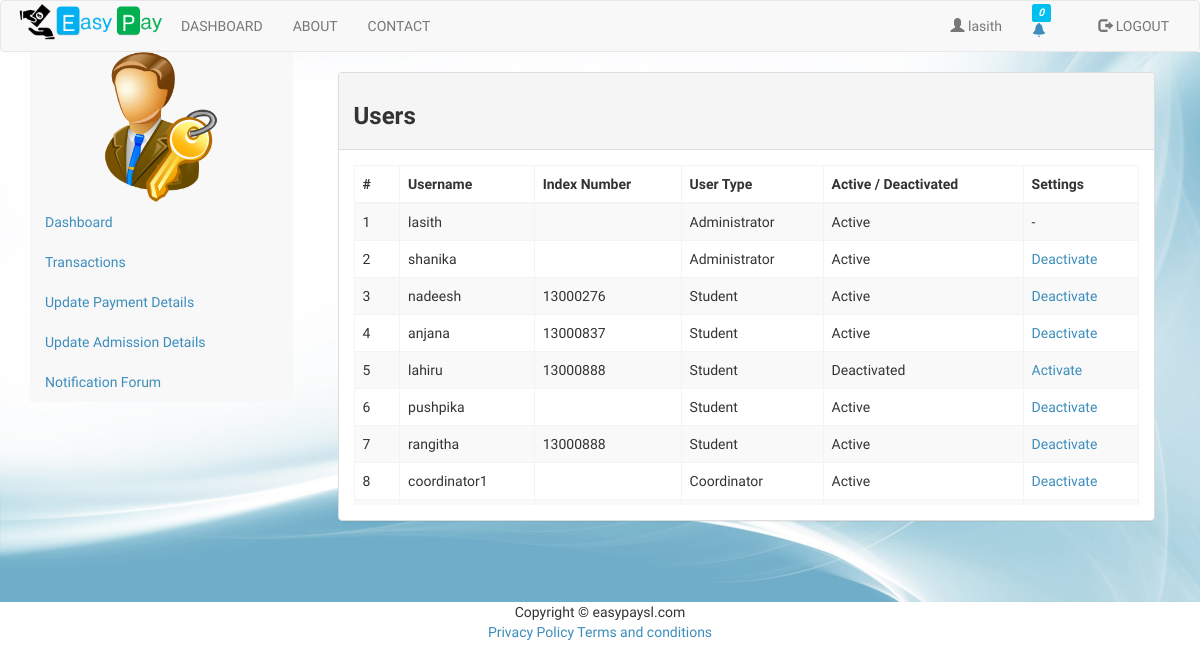
/admin_enableDisableUser.php (signed in), run on the app's committed database.
### tables this page shows
CREATE TABLE `users` (
  `id` int(11) NOT NULL,
  `username` varchar(20) NOT NULL,
  `password` varchar(64) NOT NULL,
  `indexNumber` varchar(8) DEFAULT NULL,
  `fname` varchar(50) NOT NULL,
  `lname` varchar(50) NOT NULL,
  `email` varchar(50) NOT NULL,
  `phone` varchar(10) NOT NULL,
  `nic` varchar(10) NOT NULL,
  `dob` date NOT NULL,
  `year` int(2) NOT NULL,
  `group` int(11) NOT NULL,
  `active` int(1) DEFAULT '1'
);

### classes/DB.php (called while the page is built, shortened)
<?php
class DB{
    private static $_instance = null;
    private $_pdo_easypay,
        $_pdo_academic,
        $_query,
        $_error = false,
        $_results,
        $_count = 0;
    private function __construct() {
        try {
            $this->_pdo_easypay = new PDO('mysql:host=' . Config::get('mysql/host') . ';dbname=' . Config::get('mysql/db'), Config::get('mysql/username'), Config::get('mysql/password'));
        } catch (PDOException $e) {
            die($e->getMessage());
        }
    }
    public static function getInstance() {
        if (!isset(self::$_instance)) {
            self::$_instance = new DB();
        }
        return self::$_instance;
    }
    public function query($sql, $parms = array()){
        $this->_error = false;
        if ($this->_query = $this->_pdo_easypay->prepare($sql)) {
            $x = 1;
            if (count($parms)) {
                foreach ($parms as $param) {
                    $this->_query->bindValue($x, $param);
                    $x++;
                }
            }
            if ($this->_query->execute()) {
                $this->_results = $this->_query->fetchAll(PDO::FETCH_OBJ);
                $this->_count = $this->_query->rowCount();
            } else {
                $this->_error = true;
            }
        }
        return $this;
    }
    public function action($action, $table, $where = array()) {
        if (count($where) === 3) {
            $operators = array('=', '>', '<', '>=', '<=', 'LIKE', 'NOT LIKE');
            $field      = $where[0];
            $operator   = $where[1];
            $value      = $where[2];
            if (in_array($operator, $operators)) {
                $sql = "{$action} FROM {$table} WHERE {$field} {$operator} ? ";
                if (!$this->query($sql, array($value))->error()) {
                    return $this;
                }
            }
        }
        return false;
    }
    public function get($table, $where)
    {
        return $this->action('SELECT * ', $table, $where);
    }
    public function results(){
        return $this->_results;
    }
    public function first(){
        return $this->results()[0];
    }
    public function error(){
        return $this->_error;
    }
    public  function count(){
        return $this->_count;
    }
}
?>

### classes/Config.php (called while the page is built)
<?php
class Config{
    public static function get($path = null){
        if($path){
            $config = $GLOBALS['config'];
            $path = explode('/', $path);
            foreach($path as $bit){
                 if(isset($config[$bit])){
                     $config = $config[$bit];
                 }
            }
            return $config;
        }
        return false;
    }
}
?>

### classes/User.php (called while the page is built, shortened)
<?php
class user{
    private $_db,
            $_data,
            $_sessionName,
            $_cookieName,
            $_isLoggedIn;
    public function __construct($user = null) {
        $this->_db = DB::getInstance();
        $this->_sessionName = Config::get('session/session_name');
        if(!$user){
            if(Session::exists($this->_sessionName)){
                $user = Session::get($this->_sessionName);
                if($this->find($user)){
                    $this->_isLoggedIn = true;
                } else {
                }
            }
        } else {
            $this->find($user);
        }
    }
    public function find($user = null){
        if($user){
            $field = (is_numeric($user)) ? 'id' : 'username';
            $data = $this->_db->get('users', array($field, '=', $user));
            if($data->count()){
                $this->_data = $data->first();
                return true;
            }
        }
        return false;
    }
    public  function data(){
        return $this->_data;
    }
    public function isLoggedIn(){
        return $this->_isLoggedIn;
    }
}
?>

### classes/Session.php (called while the page is built, shortened)
<?php
class Session{
    public static function exists($name){
        return (isset($_SESSION[$name])) ? true : false;
    }
    public static function get($name){
        return $_SESSION[$name];
    }
}
?>

### admin_enableDisableUser.php (the view, shortened to what this page needs)
<!DOCTYPE html>
<html lang="en">
<head>
    <?php include 'headerScript.php'?>
</head>
<body>
<div id="wrapper">
    <?php
    include "header.php";
    ?>
</div>
<div class="backgroundImg container-fluid">
    <?php
    include "adminSidebar.php";
    ?>
    <div class="container col-sm-9">
        <br>
        <div id="appTable" class="container col-sm-12 ">
            <div class="panel panel-default">
                <div class="panel-heading">
                    <h3><strong>Users</strong></h3>
                </div>
                <div class="panel-body">
                    <div class="pre-scrollable">
                        <table class="table table-striped table-bordered table-hover">
                            <?php
                            $userDet = DB::getInstance()->query('SELECT * FROM users',array());
                            if(!$userDet->count()){
                                echo '<div class="alert alert-info">No accounts disabled</div>';
                            }else{
                            ?>
                            <thead>
                            <tr>
                                <th>#</th>
                                <th>Username</th>
                                <th>Index Number</th>
                                <th>User Type</th>
                                <th>Active / Deactivated</th>
                                <th>Settings</th>
                            </tr>
                            </thead>
                            <tbody>
                            <?php
                            $counter = 0;
                            foreach($userDet->results() as $t){
                                $counter+=1;
                                echo"<tr>";
                                echo "<td>".$counter."</td>";
                                echo "<td>".$t->username."</td>";
                                echo "<td>".$t->indexNumber."</td>";
                                if($t->group == 1){
                                    echo "<td>Student</td>";
                                }elseif($t->group == 2){
                                    echo "<td>Administrator</td>";
                                }elseif($t->group == 3){
                                    echo "<td>Coordinator</td>";
                                }
                                if($t->active == 1){
                                    echo "<td>Active</td>";
                                }else{
                                    echo "<td>Deactivated</td>";
                                }
                                if($t->username == $user->data()->username){
                                    echo "<td>-</td>";
                                }elseif($t->active == 1){
                                    echo "<td><a onclick='return confirm(\"You are deactivating this account. Are you sure?\")' href='admin_enableDisableUserStatusUpdater.php?username=$t->username&active=$t->active'>Deactivate</a></td>";
                                }else{
                                    echo "<td><a onclick='return confirm(\"You are activating this account. Are you sure?\")' href='admin_enableDisableUserStatusUpdater.php?username=$t->username&active=$t->active'>Activate</a></td>";
                                }
                                echo "</tr>";
                            }
                            }?>
                            </tbody>
                        </table>
                    </div>
                </div>
            </div>
        </div>
    </div>
</div>
<?php
include "footer.php";
?>
</body>
</html>

### header.php (shortened to what this page needs)
<?php
$user = new user();
?>
<div id="navbars">
    <nav class="navbar navbar-default" style="margin: 0px;">
        <div class="container-fluid">
            <div class="navbar-header">
                <a href="homePage.php"><img id="img" src="images/logo.png" width="150px" ></a>
            </div>
            <div class="collapse navbar-collapse"  id="navbar-1" >
                <ul class="nav navbar-nav">
                    <?php
                    if(!$user->isLoggedIn()){
                        ?>
                        <li>
                            <a href="login.php">LOGIN</a>
                        </li>
                        <li>
                            <a href="register.php">REGISTER</a>
                        </li>
                        <li>
                            <a href="about.php">ABOUT</a>
                        </li>
                        <li>
                            <a href="contact.php">CONTACT</a>
                        </li>
                    <?php
                    }else{
                        if($_SESSION['admin'] == true){
                            ?>
                            <li>
                                <a href="dashboard_admin.php">DASHBOARD</a>
                            </li>
                        <?php
                        } elseif($user->hasPermission('coord')){
                            ?>
                            <li>
                                <a href="dashboard_coord.php">DASHBOARD</a>
                            </li>
                        <?php
                        }else{
                            ?>
                            <li>
                                <a href="dashboard_student.php">DASHBOARD</a>
                            </li>
                        <?php
                        }
                    ?>
                    <li>
                        <a href="about.php">ABOUT</a>
                    </li>
                    <li>
                        <a href="contact.php">CONTACT</a>
                    </li>
                </ul>
                <ul class="nav navbar-nav navbar-right">
                    <li><a href="logout.php"><span class="glyphicon glyphicon-log-out"></span>  LOGOUT</a></li>
                </ul>
            <?php
            $user = new user();
            $user_id = $user->data()->id;
            $userNotificationDet = DB::getInstance();
            $userNotificationDet->query('SELECT * FROM notification n, user_notification un WHERE un.uID = ? and n.nID = un.nID ORDER BY n.nID DESC',array($user_id));
            $count1 = $userNotificationDet->count();
            $userRepeatExamNotifDet = DB::getInstance();
            $userRepeatExamNotifDet->query('SELECT * FROM repeatExam_notification WHERE uID = ?',array($user_id));
            $count2 = $userRepeatExamNotifDet->count();
            $count = $count1 + $count2;
            ?>
                <ul class="nav navbar-nav navbar-right" title="Notifications">
                    <div class="col-sm-2">
                        <li>
                            <a id="dLabel" role="button" data-toggle="dropdown" data-target="#" href="/page.html">
                                <?php
                                if($count>0){
                                    ?>
                                    <i class="label label-danger col-sm-offset-5"><?php echo $count;?></i>
                                <?php
                                }else{
                                    ?>
                                    <i class="label label-info col-sm-offset-5"><?php echo $count;?></i>
                                <?php
                                }
                                ?>
                        <span class="glyphicon glyphicon-bell">
                        </span>
                            </a>
                        </li>
                    </div>
                </ul>
                <ul class="nav navbar-nav navbar-right">
                    <li><a href="index.php"><span class="glyphicon glyphicon-user"></span> <?php echo $user->data()->username?></a></li>
                </ul>
            <?php
            }
            ?>
            </div>
        </div>
    </nav>
</div>

### css/customCss.css (style rules this page uses)
.backgroundImg { background-image: url("../images/background-hd.jpg"); background-repeat: round; min-width: 100%; min-height: 550px; margin: 0px; }

### data on the page
users: username "lasith", group "Administrator", active "Active"
users: username "shanika", group "Administrator", active "Active"
users: username "nadeesh", indexNumber "13000276", group "Student", active "Active"
users: username "anjana", indexNumber "13000837", group "Student", active "Active"
users: username "lahiru", indexNumber "13000888", group "Student", active "Deactivated"
users: username "pushpika", group "Student", active "Active"
users: username "rangitha", indexNumber "13000888", group "Student", active "Active"
users: username "coordinator1", group "Coordinator", active "Active"

### other printed values
$count "0"
